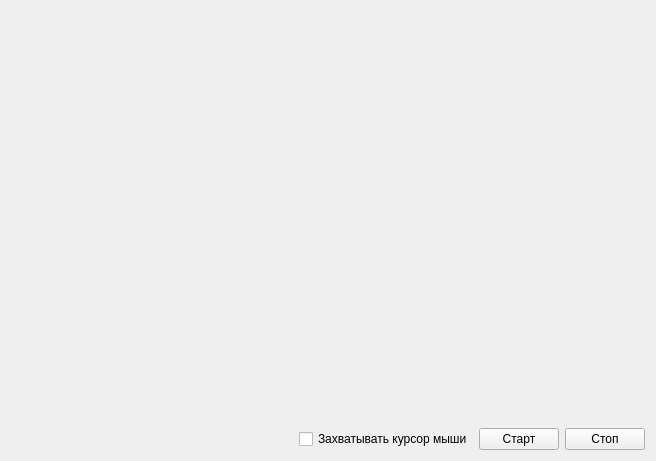
<?xml version="1.0" encoding="UTF-8"?>
<ui version="4.0">
 <class>DesktopRecorderDemo</class>
 <widget class="QWidget" name="DesktopRecorderDemo">
  <property name="geometry">
   <rect>
    <x>0</x>
    <y>0</y>
    <width>656</width>
    <height>461</height>
   </rect>
  </property>
  <property name="windowTitle">
   <string>Form</string>
  </property>
  <layout class="QVBoxLayout" name="verticalLayout" stretch="1,0">
   <item>
    <widget class="QLabel" name="viewLbl">
     <property name="text">
      <string/>
     </property>
     <property name="alignment">
      <set>Qt::AlignCenter</set>
     </property>
    </widget>
   </item>
   <item>
    <layout class="QHBoxLayout" name="horizontalLayout">
     <item>
      <spacer name="horizontalSpacer">
       <property name="orientation">
        <enum>Qt::Horizontal</enum>
       </property>
       <property name="sizeHint" stdset="0">
        <size>
         <width>40</width>
         <height>20</height>
        </size>
       </property>
      </spacer>
     </item>
     <item>
      <widget class="QCheckBox" name="captureCursorChkBox">
       <property name="text">
        <string>Захватывать курсор мыши</string>
       </property>
      </widget>
     </item>
     <item>
      <widget class="QPushButton" name="startBn">
       <property name="text">
        <string>Старт</string>
       </property>
      </widget>
     </item>
     <item>
      <widget class="QPushButton" name="stopBn">
       <property name="text">
        <string>Стоп</string>
       </property>
      </widget>
     </item>
    </layout>
   </item>
  </layout>
 </widget>
 <resources/>
 <connections/>
</ui>
